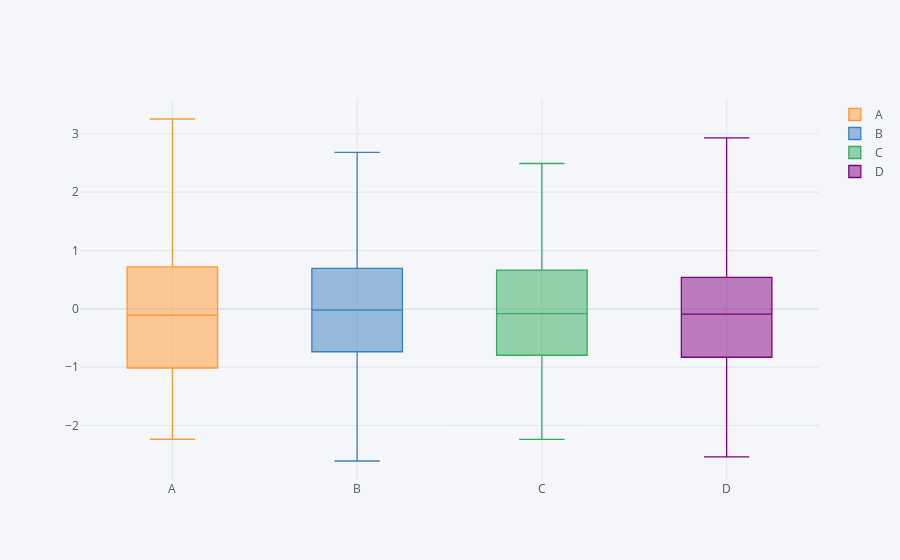

Here is the notebook cell this chart was saved with:
### Markdown cell above
## IPlot - BoxPlot

### Code cell
df.iplot(kind='box')
